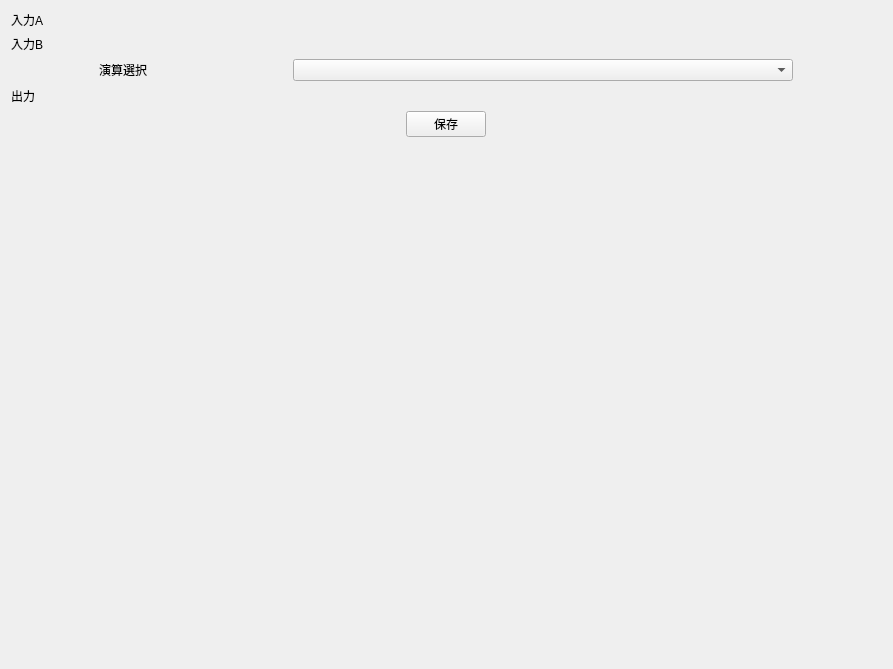
<?xml version="1.0" encoding="UTF-8"?>
<ui version="4.0">
	<class>qSlicervolume_mathFooBarWidget</class>
	<widget class="QWidget" name="qSlicervolume_mathFooBarWidget">
		<property name="geometry">
			<rect>
				<x>0</x>
				<y>0</y>
				<width>893</width>
				<height>669</height>
			</rect>
		</property>
		<property name="windowTitle">
			<string>Foo bar</string>
		</property>

		<layout class="QVBoxLayout" name="verticalLayout">

			<!-- Input A -->
			<item>
				<layout class="QHBoxLayout" name="inputALayout">
					<item>
						<widget class="QLabel" name="labelInputA">
							<property name="text">
								<string>入力A</string>
							</property>
							<property name="maximumSize">
								<size>
									<width>100</width>
									<height>16777215</height>
								</size>
							</property>
						</widget>
					</item>
					<item>
						<widget class="qMRMLNodeComboBox" name="inputAVolumeNodeSelector">
							<property name="nodeTypes">
								<stringlist>
									<string>vtkMRMLScalarVolumeNode</string>
								</stringlist>
							</property>
							<property name="addEnabled">
								<bool>false</bool>
							</property>
							<property name="removeEnabled">
								<bool>false</bool>
							</property>
							<property name="noneEnabled">
								<bool>false</bool>
							</property>
						</widget>
					</item>
				</layout>
			</item>

			<!-- Input B -->
			<item>
				<layout class="QHBoxLayout" name="inputBLayout">
					<item>
						<widget class="QLabel" name="labelInputB">
							<property name="text">
								<string>入力B</string>
							</property>
							<property name="maximumSize">
								<size>
									<width>100</width>
									<height>16777215</height>
								</size>
							</property>
						</widget>
					</item>
					<item>
						<widget class="qMRMLNodeComboBox" name="inputBVolumeNodeSelector">
							<property name="nodeTypes">
								<stringlist>
									<string>vtkMRMLScalarVolumeNode</string>
								</stringlist>
							</property>
							<property name="addEnabled">
								<bool>false</bool>
							</property>
							<property name="removeEnabled">
								<bool>false</bool>
							</property>
							<property name="noneEnabled">
								<bool>false</bool>
							</property>
						</widget>
					</item>
				</layout>
			</item>

			<!-- Operation -->
			<item>
				<layout class="QHBoxLayout" name="operationLayout">
					<item>
						<widget class="QLabel" name="labelOperation">
							<property name="text">
								<string>演算選択</string>
							</property>
							<property name="maximumSize">
								<size>
									<width>100</width>
									<height>16777215</height>
								</size>
							</property>
						</widget>
					</item>
					<item>
						<widget class="QComboBox" name="comboBox">
							<property name="maximumSize">
								<size>
									<width>500</width>
									<height>16777215</height>
								</size>
							</property>
						</widget>
					</item>
				</layout>
			</item>

			<!-- Output -->
			<item>
				<layout class="QHBoxLayout" name="outputLayout">
					<item>
						<widget class="QLabel" name="labelOutput">
							<property name="text">
								<string>出力</string>
							</property>
							<property name="maximumSize">
								<size>
									<width>100</width>
									<height>16777215</height>
								</size>
							</property>
						</widget>
					</item>
					<item>
						<widget class="qMRMLNodeComboBox" name="outputVolumeNodeSelector">
							<property name="nodeTypes">
								<stringlist>
									<string>vtkMRMLScalarVolumeNode</string>
								</stringlist>
							</property>
							<property name="addEnabled">
								<bool>true</bool>
							</property>
							<property name="removeEnabled">
								<bool>false</bool>
							</property>
							<property name="noneEnabled">
								<bool>true</bool>
							</property>
							<property name="baseName">
								<string>volume_math_Output</string>
							</property>
						</widget>
					</item>
				</layout>
			</item>

			<!-- Apply -->
			<item alignment="Qt::AlignHCenter">
				<widget class="QPushButton" name="applyButton">
					<property name="enabled">
						<bool>true</bool>
					</property>
					<property name="maximumSize">
						<size>
							<width>800</width>
							<height>16777215</height>
						</size>
					</property>
					<property name="text">
						<string>保存</string>
					</property>
				</widget>
			</item>

			<item>
				<spacer name="verticalSpacer">
					<property name="orientation">
						<enum>Qt::Vertical</enum>
					</property>
					<property name="sizeHint" stdset="0">
						<size>
							<width>20</width>
							<height>40</height>
						</size>
					</property>
				</spacer>
			</item>

		</layout>
	</widget>

	<customwidgets>
		<customwidget>
			<class>qMRMLNodeComboBox</class>
			<extends>QWidget</extends>
			<header>qMRMLNodeComboBox.h</header>
		</customwidget>
	</customwidgets>

	<resources/>
	<connections/>
</ui>
